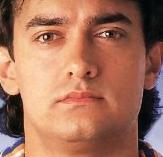
#> input picture Facial_Recognition/data/cfp-dataset/Images/027/frontal/07.jpg, 163 x 157 px; its folder holds only this picture in this run
$ python prepareData.py
#> lines starting #> are read from the running program, lines starting #| are printed output that depends on the picture
import cv2 as cv
import glob
import os

# Set the parent directory for the raw data files
parent_directory  = "./data/cfp-dataset/"
# Get all the images in the Images directory, including frontal and profile images
list_of_all_images = glob.glob(parent_directory+"/Images/*/*/*")

print("===> Read images' path completed")

# Create a list of only frontal images
image_paths = []
for image_path in list_of_all_images:
    if "frontal" in image_path:
        image_paths.append(image_path)

print("===> Read frontal faces completed")

# Debug purpose
# print(image_paths)

# Create a new directory for exported data
export_directory = os.path.join(parent_directory, "data")

# Get size of frontal list
num_faces = len(image_paths)

# Loop through all the frontal images and prepare them for the database
index_image = 0;
for image_path in image_paths:
    # Create an image from the current image path
    image = cv.imread(image_path)
#> image is the input picture: shape (157, 163, 3); mean B, G, R 92.2, 113.4, 165

    # Resize that image to the standard size used in our database, 88x96
    resizedImage = cv.resize(image, (88,96))
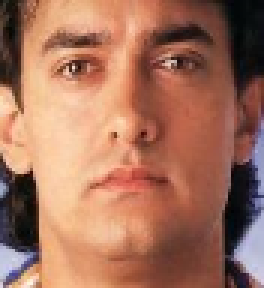
#> resizedImage: shape (96, 88, 3) (shown 3 times larger); mean B, G, R 92.1, 113.2, 164.8

    # Export the resized image to the data folder
    cv.imwrite(os.path.join(export_directory, str(index_image)+".jpg"), resizedImage)

    print("--- Finished " + str(index_image) + " out of " + str(num_faces))
    index_image += 1
#> pass 2 of the loop `for image_path in image_paths:`:
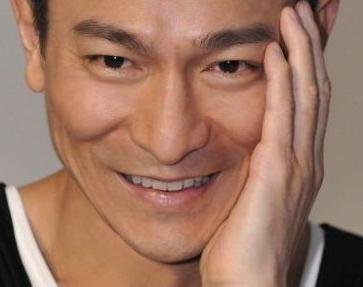
#> input picture Facial_Recognition/data/cfp-dataset/Images/035/frontal/09.jpg, 363 x 287 px
#> image is the input picture: shape (287, 363, 3); mean B, G, R 99.9, 118.8, 158.9
#> `resizedImage = cv.resize(image, (88,96))`:
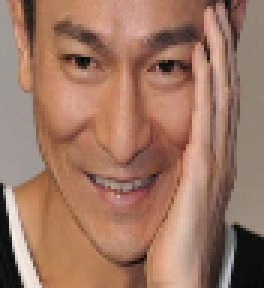
#> resizedImage: shape (96, 88, 3) (shown 3 times larger); mean B, G, R 99.8, 118.7, 158.8
#> pass 3 of the loop `for image_path in image_paths:`:
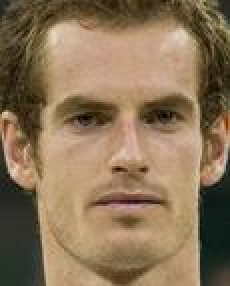
#> input picture Facial_Recognition/data/cfp-dataset/Images/036/frontal/03.jpg, 115 x 143 px (shown 2 times larger)
#> image is the input picture: shape (143, 115, 3); mean B, G, R 87, 115.5, 138.6
#> `resizedImage = cv.resize(image, (88,96))`:
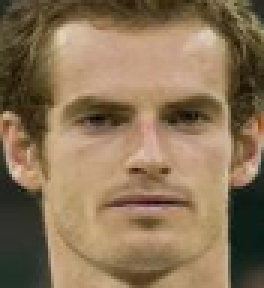
#> resizedImage: shape (96, 88, 3) (shown 3 times larger); mean B, G, R 86.9, 115.4, 138.5
#> the loop made 4 passes; the first 3 are shown

print("===> Exported completed")
